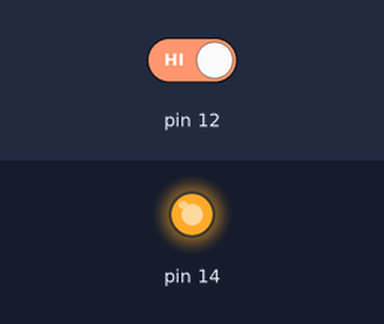
The sketch below on a simulated Arduino Uno, built with avr-gcc and run on an emulated ATmega328P. On the bench: output pins drawn as LEDs (lit = HIGH). Inputs (shaded band) come from the test bench; at power-on: pin 12 HIGH.

Above: at 1.2 s.
1.3 s: pin 12 driven LOW
At 3.1 s:
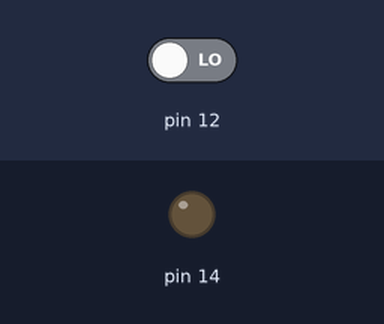
4.3 s: pin 12 driven HIGH
At 5.7 s:
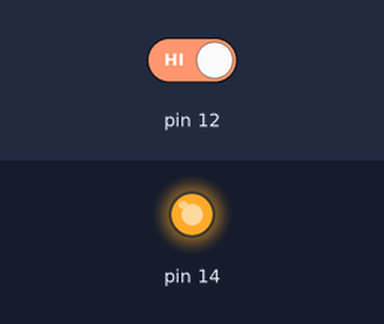
Timing chart, 0 to 7.3 s (numbered marks = the images above; inputs shaded):
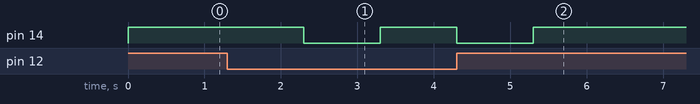

Measured:
- after the input at 1.3 s, pin 14: HIGH → LOW after 1.0 s, → HIGH 1.0 s later
- after the input at 4.3 s, pin 14: goes on until 5.3 s, then stays HIGH

The sketch:

test1.ino
```cpp
// the setup function runs once when you press reset or power the board
void setup() {
  // initialize digital pin 13 as an output.
  pinMode(14, OUTPUT);
  pinMode(12, INPUT);
 // pinMode(13, INPUT);
}

// the loop function runs over and over again forever
void loop() {
  int a = digitalRead(12);
  if (a == 0)
  {digitalWrite(14, HIGH);// turn the LED on (HIGH is the voltage level)
  delay(1000);              // wait for a second
  digitalWrite(14, LOW);// turn the LED on (HIGH is the voltage level)
  delay(1000);              // wait for a second
  }
  else
  {
    digitalWrite(14, HIGH);// turn the LED on (HIGH is the voltage level)
  }

}
```
